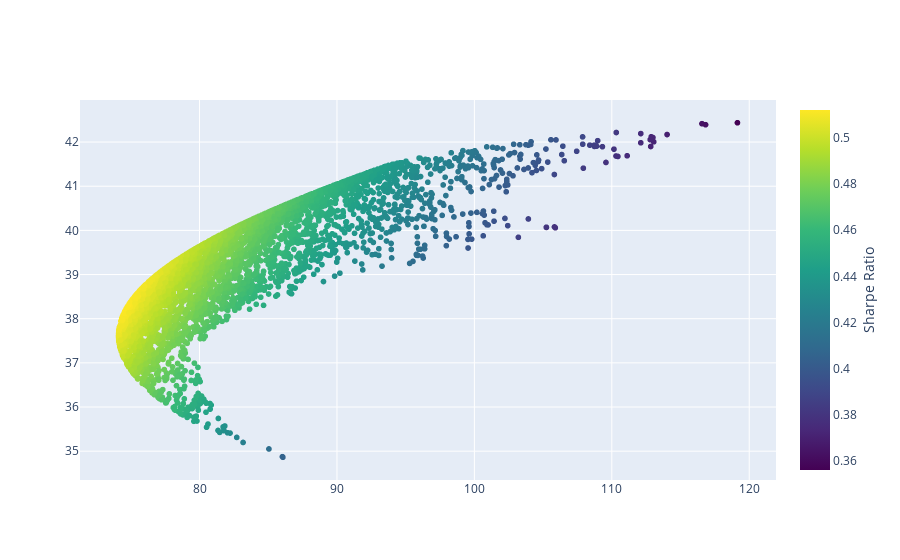

Source (notebook cell):
### Code cell
mvgbm = rt.MVGBM(
    s0=[100,100,100], 
    r=0.0, 
    sigma=[2,2,2], 
    T=0.25, 
    dt=1/252, 
    cor=[[1,0.5,0.5],[0.5,1,0.5],[0.5,0.5,1]],
    asset_names=['A','B','C']
    )
mvgbm.fit()
mvgbm.simulate()
mvgbm.plot_efficient_frontier(strike=100)

### Figure 1 — Plotly figure (JSON) as saved in the notebook; plotly's stock layout.template omitted (floating-point values rounded to 4 significant figures; data arrays with more than 128 entries replaced by an {"elided": "..."} marker saying what was removed)
{"data": [{"marker": {"color": {"elided": "5000 float values"}, "colorbar": {"tickmode": "array", "title": {"side": "right", "text": "Sharpe Ratio"}}, "colorscale": [[0, "#440154"], [0.1111, "#482878"], [0.2222, "#3e4989"], [0.3333, "#31688e"], [0.4444, "#26828e"], [0.5556, "#1f9e89"], [0.6667, "#35b779"], [0.7778, "#6ece58"], [0.8889, "#b5de2b"], [1, "#fde725"]]}, "mode": "markers", "showlegend": false, "text": {"elided": "5000 str values"}, "type": "scattergl", "x": {"elided": "5000 float values"}, "y": {"elided": "5000 float values"}}], "layout": {}}
